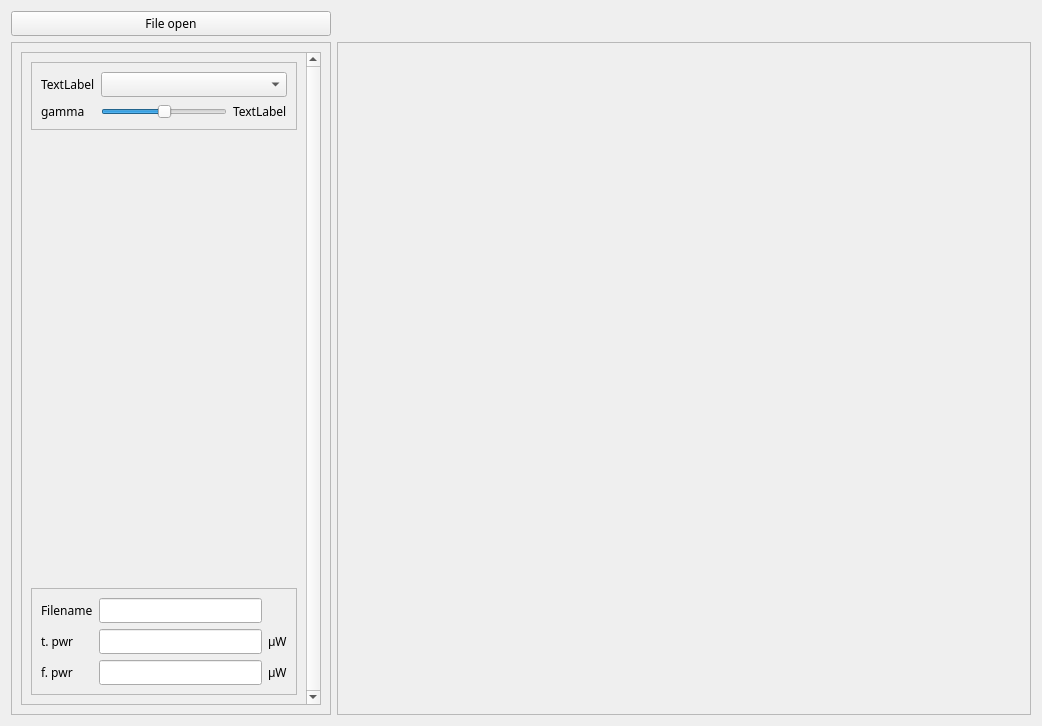
<?xml version="1.0" encoding="UTF-8"?>
<ui version="4.0">
 <class>Dialog</class>
 <widget class="QDialog" name="Dialog">
  <property name="geometry">
   <rect>
    <x>0</x>
    <y>0</y>
    <width>1042</width>
    <height>726</height>
   </rect>
  </property>
  <property name="font">
   <font>
    <family>Wix Madefor Display</family>
   </font>
  </property>
  <property name="windowTitle">
   <string>Wide3 Waterfall</string>
  </property>
  <property name="sizeGripEnabled">
   <bool>false</bool>
  </property>
  <property name="modal">
   <bool>false</bool>
  </property>
  <layout class="QGridLayout" name="gridLayout">
   <item row="0" column="0">
    <widget class="QPushButton" name="pushButtonFileOpen">
     <property name="focusPolicy">
      <enum>Qt::FocusPolicy::NoFocus</enum>
     </property>
     <property name="text">
      <string>File open</string>
     </property>
     <property name="iconSize">
      <size>
       <width>25</width>
       <height>25</height>
      </size>
     </property>
    </widget>
   </item>
   <item row="1" column="0" alignment="Qt::AlignmentFlag::AlignLeft">
    <widget class="QFrame" name="frame">
     <property name="frameShape">
      <enum>QFrame::Shape::StyledPanel</enum>
     </property>
     <property name="frameShadow">
      <enum>QFrame::Shadow::Raised</enum>
     </property>
     <layout class="QGridLayout" name="gridLayout_2">
      <item row="0" column="0">
       <widget class="QScrollArea" name="scrollAreaView">
        <property name="minimumSize">
         <size>
          <width>300</width>
          <height>0</height>
         </size>
        </property>
        <property name="maximumSize">
         <size>
          <width>300</width>
          <height>16777215</height>
         </size>
        </property>
        <property name="verticalScrollBarPolicy">
         <enum>Qt::ScrollBarPolicy::ScrollBarAlwaysOn</enum>
        </property>
        <property name="horizontalScrollBarPolicy">
         <enum>Qt::ScrollBarPolicy::ScrollBarAlwaysOff</enum>
        </property>
        <property name="sizeAdjustPolicy">
         <enum>QAbstractScrollArea::SizeAdjustPolicy::AdjustToContents</enum>
        </property>
        <property name="widgetResizable">
         <bool>true</bool>
        </property>
        <widget class="QWidget" name="scrollAreaWidgetContentsView">
         <property name="geometry">
          <rect>
           <x>0</x>
           <y>0</y>
           <width>284</width>
           <height>653</height>
          </rect>
         </property>
         <layout class="QVBoxLayout" name="verticalLayout">
          <item>
           <widget class="QFrame" name="frame_5">
            <property name="frameShape">
             <enum>QFrame::Shape::StyledPanel</enum>
            </property>
            <property name="frameShadow">
             <enum>QFrame::Shadow::Plain</enum>
            </property>
            <layout class="QGridLayout" name="gridLayout_11">
             <item row="0" column="0">
              <widget class="QLabel" name="labelOffsetsView">
               <property name="text">
                <string>TextLabel</string>
               </property>
              </widget>
             </item>
             <item row="1" column="0">
              <widget class="QLabel" name="label_2">
               <property name="text">
                <string>gamma</string>
               </property>
              </widget>
             </item>
             <item row="1" column="1">
              <widget class="QSlider" name="horizontalSliderGammaView">
               <property name="maximum">
                <number>1000</number>
               </property>
               <property name="singleStep">
                <number>1</number>
               </property>
               <property name="pageStep">
                <number>50</number>
               </property>
               <property name="sliderPosition">
                <number>500</number>
               </property>
               <property name="orientation">
                <enum>Qt::Orientation::Horizontal</enum>
               </property>
              </widget>
             </item>
             <item row="1" column="2">
              <widget class="QLabel" name="labelGammaView">
               <property name="text">
                <string>TextLabel</string>
               </property>
              </widget>
             </item>
             <item row="0" column="1" colspan="2">
              <widget class="QComboBox" name="comboBoxOffsetsView"/>
             </item>
            </layout>
           </widget>
          </item>
          <item>
           <spacer name="verticalSpacer_4">
            <property name="orientation">
             <enum>Qt::Orientation::Vertical</enum>
            </property>
            <property name="sizeHint" stdset="0">
             <size>
              <width>0</width>
              <height>0</height>
             </size>
            </property>
           </spacer>
          </item>
          <item>
           <widget class="QFrame" name="frame_6">
            <property name="frameShape">
             <enum>QFrame::Shape::StyledPanel</enum>
            </property>
            <property name="frameShadow">
             <enum>QFrame::Shadow::Plain</enum>
            </property>
            <layout class="QGridLayout" name="gridLayout_12">
             <item row="2" column="0">
              <widget class="QLabel" name="label_11">
               <property name="text">
                <string>f. pwr</string>
               </property>
              </widget>
             </item>
             <item row="2" column="2">
              <widget class="QLineEdit" name="lineEditFPwr">
               <property name="readOnly">
                <bool>true</bool>
               </property>
              </widget>
             </item>
             <item row="0" column="2">
              <widget class="QLineEdit" name="lineEditFilename">
               <property name="readOnly">
                <bool>true</bool>
               </property>
              </widget>
             </item>
             <item row="1" column="0">
              <widget class="QLabel" name="label_9">
               <property name="text">
                <string>t. pwr</string>
               </property>
              </widget>
             </item>
             <item row="0" column="0">
              <widget class="QLabel" name="label">
               <property name="text">
                <string>Filename</string>
               </property>
              </widget>
             </item>
             <item row="1" column="2">
              <widget class="QLineEdit" name="lineEditTPwr">
               <property name="readOnly">
                <bool>true</bool>
               </property>
              </widget>
             </item>
             <item row="1" column="3">
              <widget class="QLabel" name="label_20">
               <property name="text">
                <string>µW</string>
               </property>
              </widget>
             </item>
             <item row="2" column="3">
              <widget class="QLabel" name="label_21">
               <property name="text">
                <string>µW</string>
               </property>
              </widget>
             </item>
            </layout>
           </widget>
          </item>
         </layout>
        </widget>
       </widget>
      </item>
     </layout>
    </widget>
   </item>
   <item row="1" column="1">
    <widget class="QFrame" name="framePlotsView">
     <property name="frameShape">
      <enum>QFrame::Shape::StyledPanel</enum>
     </property>
     <layout class="QGridLayout" name="gridLayout_3">
      <item row="2" column="1">
       <spacer name="horizontalSpacer_4">
        <property name="orientation">
         <enum>Qt::Orientation::Horizontal</enum>
        </property>
        <property name="sizeHint" stdset="0">
         <size>
          <width>0</width>
          <height>0</height>
         </size>
        </property>
       </spacer>
      </item>
      <item row="1" column="0">
       <spacer name="verticalSpacer_2">
        <property name="orientation">
         <enum>Qt::Orientation::Vertical</enum>
        </property>
        <property name="sizeHint" stdset="0">
         <size>
          <width>0</width>
          <height>0</height>
         </size>
        </property>
       </spacer>
      </item>
      <item row="0" column="2">
       <layout class="QVBoxLayout" name="verticalLayoutFreq"/>
      </item>
      <item row="0" column="1">
       <layout class="QVBoxLayout" name="verticalLayoutSpec"/>
      </item>
      <item row="0" column="0">
       <spacer name="verticalSpacer">
        <property name="orientation">
         <enum>Qt::Orientation::Vertical</enum>
        </property>
        <property name="sizeHint" stdset="0">
         <size>
          <width>0</width>
          <height>0</height>
         </size>
        </property>
       </spacer>
      </item>
      <item row="1" column="1">
       <layout class="QVBoxLayout" name="verticalLayoutTime"/>
      </item>
      <item row="2" column="2">
       <spacer name="horizontalSpacer_5">
        <property name="orientation">
         <enum>Qt::Orientation::Horizontal</enum>
        </property>
        <property name="sizeHint" stdset="0">
         <size>
          <width>0</width>
          <height>0</height>
         </size>
        </property>
       </spacer>
      </item>
     </layout>
    </widget>
   </item>
  </layout>
 </widget>
 <tabstops>
  <tabstop>comboBoxOffsetsView</tabstop>
  <tabstop>horizontalSliderGammaView</tabstop>
  <tabstop>lineEditFilename</tabstop>
  <tabstop>lineEditTPwr</tabstop>
  <tabstop>lineEditFPwr</tabstop>
 </tabstops>
 <resources/>
 <connections/>
</ui>
